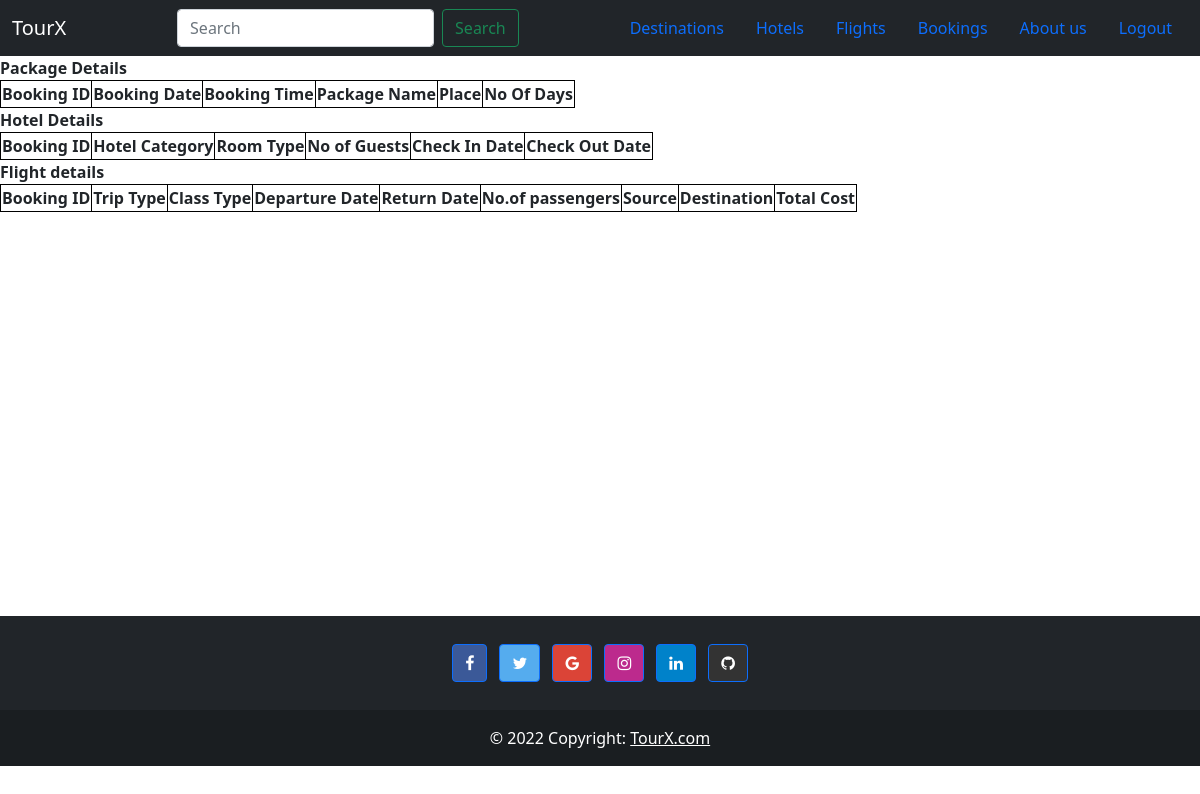
/bookings (signed in), run on an earlier commit of the app's database.
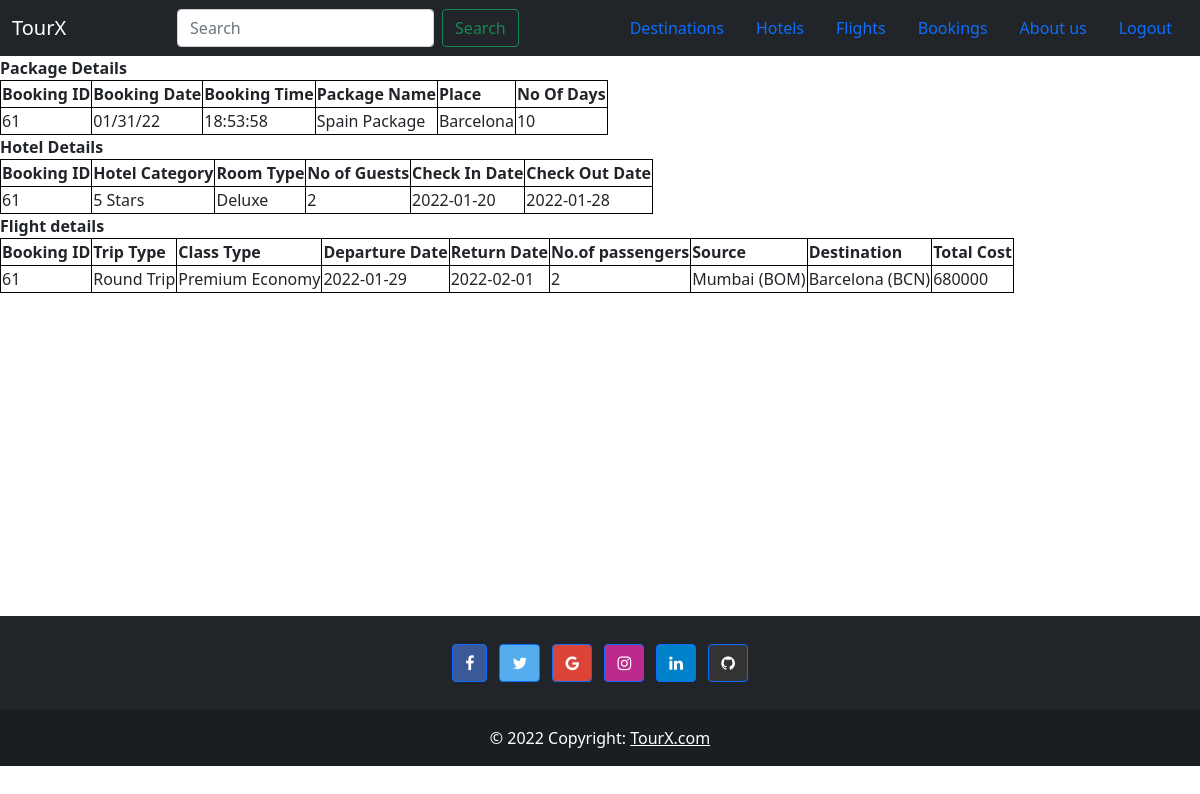
And on a later commit of the database.
### tables this page shows
CREATE TABLE "bookings" (
	"id"	INTEGER NOT NULL PRIMARY KEY AUTOINCREMENT,
	"name"	text NOT NULL,
	"email"	text NOT NULL,
	"passengers"	INTEGER NOT NULL,
	"package_name"	text NOT NULL,
	"place"	text NOT NULL,
	"no_of_days"	integer NOT NULL,
	"booking_date"	date NOT NULL,
	"booking_time"	TEXT,
	"category"	text NOT NULL,
	"room_type"	text NOT NULL,
	"no_of_guests"	integer NOT NULL,
	"check_in_date"	date NOT NULL,
	"check_out_date"	date NOT NULL,
	"trip_type"	text NOT NULL,
	"class_type"	text NOT NULL,
	"departure_d"	date NOT NULL,
	"return_d"	date NOT NULL,
	"source"	text NOT NULL,
	"destination"	text NOT NULL,
	"total_cost"	NUMERIC,
	"username"	text NOT NULL,
	FOREIGN KEY("username") REFERENCES "users"("username")
);

### app.py (the view)
@app.route('/bookings', methods=['GET', 'POST'])
def bookingdetails():
    if request.method == "GET":
        with sqlite3.connect('tour.db') as db:
            try:
                db.row_factory = sqlite3.Row
                cur = db.cursor()
                cur.execute("select * from bookings inner join users on users.username=bookings.username and users.username = ?", (session['username'],))
                rows = cur.fetchall()
                for row in rows:
                    print(row)
                return render_template("bookings.html", rows=rows)
            except:
                msg = "No Bookings yet!"
                return render_template("bookings.html", msg = msg)
    return render_template("home.html")

### templates/bookings.html (shortened to what this page needs)
{% extends "layout.html" %}
{% block body %}
<nav class="navbar navbar-expand-lg navbar-dark bg-dark">
    <div class="container-fluid">
        <a class="navbar-brand" href="/home">TourX</a>
        <form class="d-flex">
        <input class="form-control me-2" type="search" placeholder="Search" aria-label="Search">
        <button class="btn btn-outline-success" type="submit">Search</button>
        </form>
        <ul class="nav nav-pills">
            <li class="nav-item">
                <a class="nav-link" href="{{ url_for('destinations') }}">Destinations</a>
            </li>
            <li class="nav-item">
                <a class="nav-link" href="{{ url_for('hotels') }}">Hotels</a>
            </li>
            <li class="nav-item">
                <a class="nav-link" href="{{ url_for('flights') }}">Flights</a>
            </li>
            <li class="nav-item">
                <a class="nav-link" href="{{ url_for('bookingdetails') }}">Bookings</a>
            </li>
            <li class="nav-item">
                <a class="nav-link" href="{{ url_for('about') }}">About us</a>
            </li>
            <li class="nav-item">
                <a class="nav-link" href="{{ url_for('logout') }}">Logout</a>
            </li>
        </ul>
    </div>
</nav>
<section class="bookings" style="height: 70vh;">
    <form action="/bookings" method="post">
        <table>
            <thead><b> Package Details </b></thead>
            <tr>
                <th>Booking ID</th>
                <th>Booking Date</th>
                <th>Booking Time</th>
                <th>Package Name</th>
                <th>Place</th>
                <th>No Of Days</th>
            </tr>
            {% for row in rows %}
            <tr>
                <td>{{ row['id'] }}</td>
                <td>{{ row['booking_date'] }}</td>
                <td>{{ row['booking_time'] }}</td>
                <td>{{ row['package_name'] }}</td>
                <td>{{ row['place'] }}</td>
                <td>{{ row['no_of_days'] }}</td>
            </tr>
            {% endfor %}
        </table>
        <table>
            <thead><b> Hotel Details </b></thead>
            <tr>
                <th>Booking ID</th>
                <th>Hotel Category</th>
                <th>Room Type</th>
                <th>No of Guests</th>
                <th>Check In Date</th>
                <th>Check Out Date</th>
            </tr>
            {% for row in rows %}
            <tr>
                <td>{{ row['id'] }}</td>
                <td>{{ row['category'] }}</td>
                <td>{{ row['room_type'] }}</td>
                <td>{{ row['no_of_guests'] }}</td>
                <td>{{ row['check_in_date'] }}</td>
                <td>{{ row['check_out_date'] }}</td>
            </tr>
            {% endfor %}
        </table>
        <table>
            <thead><b> Flight details </b></thead>
            <tr>
                <th>Booking ID</th>
                <th>Trip Type</th>
                <th>Class Type</th>
                <th>Departure Date</th>
                <th>Return Date</th>
                <th>No.of passengers</th>
                <th>Source</th>
                <th>Destination</th>
                <th>Total Cost</th>
            </tr>
            {% for row in rows %}
            <tr>
                <td>{{ row['id'] }}</td>
                <td>{{ row['trip_type'] }}</td>
                <td>{{ row['class_type'] }}</td>
                <td>{{ row['departure_d'] }}</td>
                <td>{{ row['return_d'] }}</td>
                <td>{{ row['passengers'] }}</td>
                <td>{{ row['source'] }}</td>
                <td>{{ row['destination'] }}</td>
                <td>{{ row['total_cost'] }}</td>
            </tr>
            {% endfor %}
        </table>
    </form>
</section>
<footer class="bg-dark text-center text-white">
    <div class="container p-4 pb-0">
      <section class="mb-4">
        <a class="btn btn-primary btn-floating m-1" style="background-color: #3b5998;" href="#!" role="button">
          <i class="fa fa-facebook-f"></i>
        </a>
        <a class="btn btn-primary btn-floating m-1" style="background-color: #55acee;" href="#!" role="button">
          <i class="fa fa-twitter"></i>
        </a>
        <a class="btn btn-primary btn-floating m-1" style="background-color: #db4437;" href="#!" role="button">
          <i class="fa fa-google"></i>
        </a>
        <a class="btn btn-primary btn-floating m-1" style="background-color: #bc2a8d;" href="#!" role="button">
          <i class="fa fa-instagram"></i>
        </a>
        <a class="btn btn-primary btn-floating m-1" style="background-color: #0082ca;" href="#!" role="button">
          <i class="fa fa-linkedin"></i>
        </a>
        <a class="btn btn-primary btn-floating m-1" style="background-color: #333333;" href="#!" role="button">
          <i class="fa fa-github"></i>
        </a>
      </section>
    </div>
    <div class="text-center p-3" style="background-color: rgba(0, 0, 0, 0.2);">
      © 2022 Copyright:
      <a class="text-white" href="https://tourxbootstrap.com/">TourX.com</a>
    </div>
  </footer>
{% endblock %}

### templates/layout.html (shortened to what this page needs)
<!doctype html>
<html lang="en">
  <head>
    <link rel="stylesheet" href="https://cdnjs.cloudflare.com/ajax/libs/font-awesome/4.7.0/css/font-awesome.min.css">
    <link href="https://cdn.jsdelivr.net/npm/bootstrap@5.1.3/dist/css/bootstrap.min.css" rel="stylesheet">
  </head>
  <body>
    {% block body %}
    {% endblock %}
  </body>
</html>

### templates/bookings.html (style rules this page uses)
tr, th, td { border: 1px solid black; }

What changed in the data, as far as the page shows it:
added bookings: id "61", booking_date "01/31/22", booking_time "18:53:58", package_name "Spain Package", place "Barcelona", no_of_days "10", category "5 Stars", room_type "Deluxe", no_of_guests "2", check_in_date "2022-01-20", check_out_date "2022-01-28", trip_type "Round Trip", class_type "Premium Economy", departure_d "2022-01-29", return_d "2022-02-01", passengers "2", source "Mumbai (BOM)", destination "Barcelona (BCN)", total_cost "680000"
